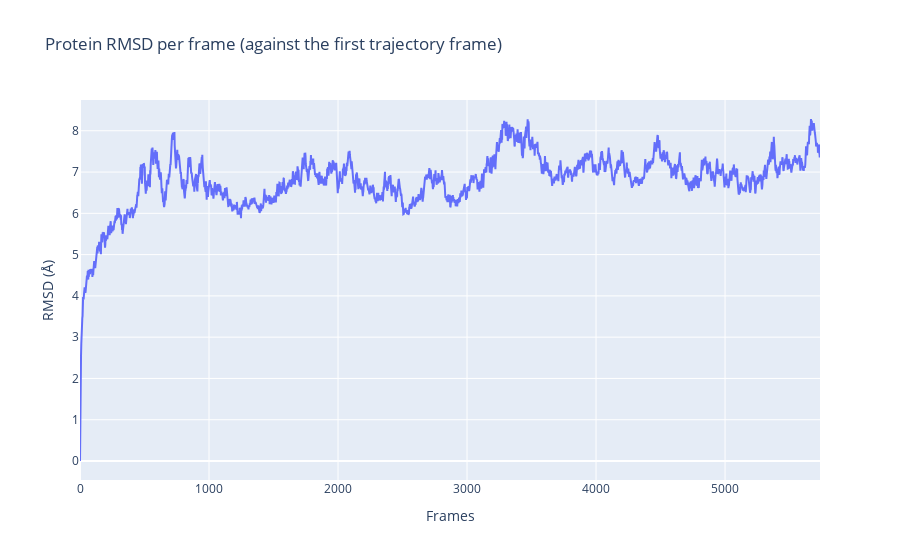

Notebook code cell kept with this figure:
### Markdown cell above
Finally, mine the RMSD data and plot the graph

### Code cell
# Mine the RMSD data from the analysis
sample_rmsd = next(rmsd for rmsd in rmsd_data['data'] if rmsd['group'] == 'protein' and rmsd['reference'] == 'firstframe')
rmsd_values = sample_rmsd['values']
rmsd_frames = [ i * rmsd_data['step'] for i in range(len(rmsd_values)) ]

# Set the plot
fig = go.Figure({
    "data": [ go.Scatter(x = rmsd_frames, y = rmsd_values) ],
    "layout": go.Layout(
        title = 'Protein RMSD per frame (against the first trajectory frame)',
        xaxis = {'title': 'Frames'},
        yaxis = {'title': 'RMSD (Å)'}
    )
})
fig.show()

### Figure 1 — Plotly figure (JSON) as saved in the notebook; plotly's stock layout.template omitted (floating-point values rounded to 4 significant figures; data arrays with more than 128 entries replaced by an {"elided": "..."} marker saying what was removed)
{"data": [{"type": "scatter", "x": {"elided": "2869 int values"}, "y": {"elided": "2869 float values"}}], "layout": {"title": {"text": "Protein RMSD per frame (against the first trajectory frame)"}, "xaxis": {"title": {"text": "Frames"}}, "yaxis": {"title": {"text": "RMSD (Å)"}}}}
